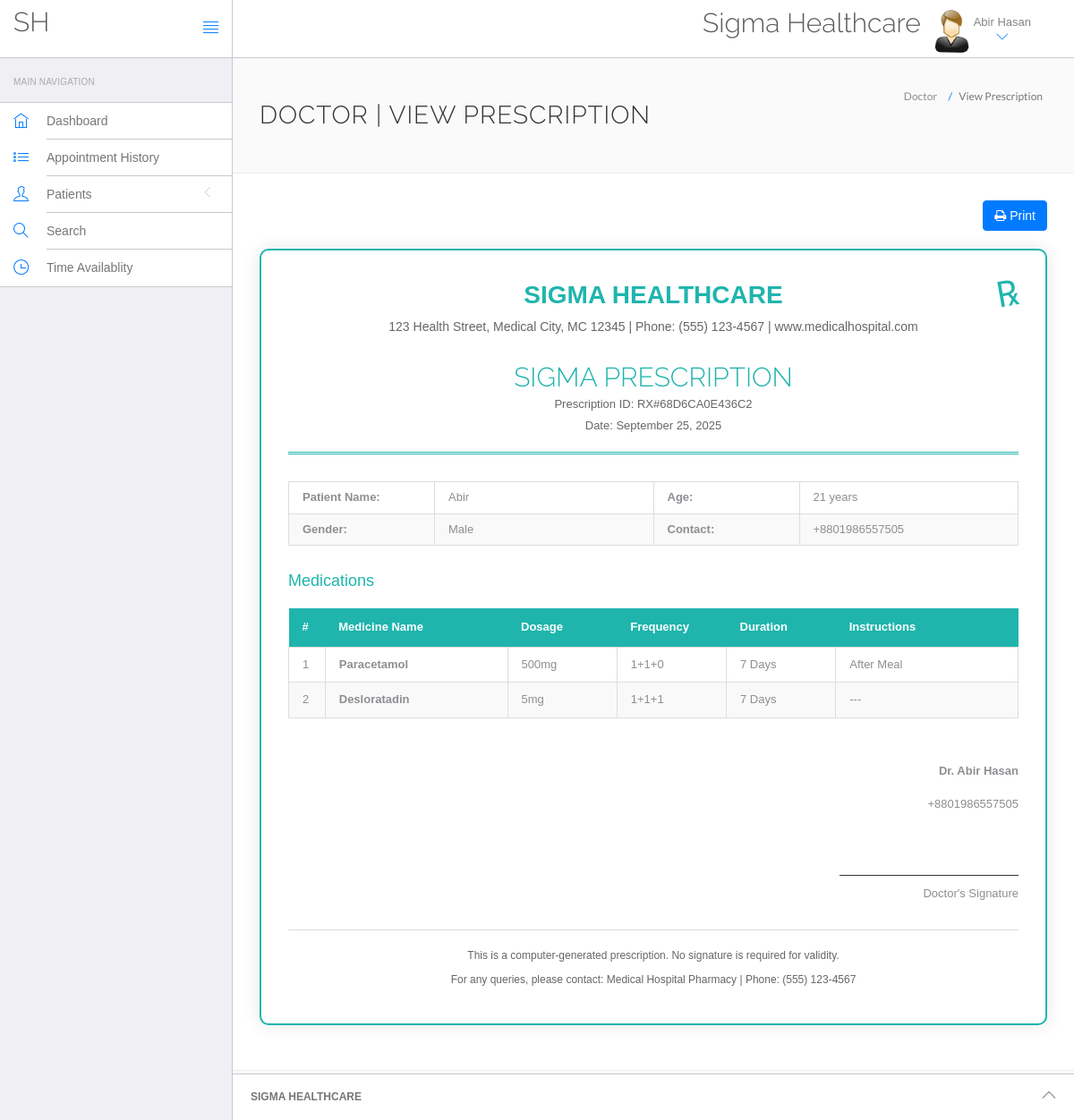
The app's page /hms/doctor/pres_page.php?code=68D6CA0E436C2&pat_id=60 (signed in) with its own data.
### tables this page shows
CREATE TABLE `doctors` (
  `id` int NOT NULL,
  `specilization` varchar(255) DEFAULT NULL,
  `doctorName` varchar(255) DEFAULT NULL,
  `experience` varchar(255) DEFAULT NULL,
  `address` longtext,
  `docFees` varchar(255) DEFAULT NULL,
  `doctors_address` varchar(100) DEFAULT NULL,
  `contactno` bigint DEFAULT NULL,
  `docEmail` varchar(255) DEFAULT NULL,
  `password` varchar(255) DEFAULT NULL,
  `creationDate` timestamp NULL DEFAULT CURRENT_TIMESTAMP,
  `updationDate` timestamp NULL DEFAULT NULL ON UPDATE CURRENT_TIMESTAMP,
  `status` varchar(255) DEFAULT NULL,
  `certificate` varchar(1000) DEFAULT NULL
);

CREATE TABLE `tblpatient` (
  `ID` int NOT NULL,
  `Docid` int DEFAULT NULL,
  `PatientName` varchar(200) DEFAULT NULL,
  `PatientContno` int DEFAULT NULL,
  `PatientEmail` varchar(200) DEFAULT NULL,
  `PatientGender` varchar(50) DEFAULT NULL,
  `PatientAdd` mediumtext,
  `PatientAge` int DEFAULT NULL,
  `PatientMedhis` mediumtext,
  `CreationDate` timestamp NULL DEFAULT CURRENT_TIMESTAMP,
  `UpdationDate` timestamp NULL DEFAULT NULL ON UPDATE CURRENT_TIMESTAMP,
  `appoint_id` int DEFAULT NULL
);

CREATE TABLE `tblprescription_medicines` (
  `prescription_id` varchar(1000) NOT NULL,
  `medicine_name` varchar(500) NOT NULL,
  `dose` varchar(255) NOT NULL,
  `timing` varchar(255) NOT NULL,
  `duration` varchar(255) NOT NULL,
  `instructions` varchar(1000) NOT NULL
);

### hms/doctor/pres_page.php (the view, shortened to what this page needs)
<?php
include('include/config.php');
if(strlen($_SESSION['id']==0)) {
    header('location:logout.php');
} else {
    ?>
    <!DOCTYPE html>
    <html lang="en">
    <head>
        <link rel="stylesheet" href="vendor/bootstrap/css/bootstrap.min.css">
        <link rel="stylesheet" href="vendor/fontawesome/css/font-awesome.min.css">
        <link rel="stylesheet" href="vendor/themify-icons/themify-icons.min.css">
        <link href="vendor/animate.css/animate.min.css" rel="stylesheet" media="screen">
        <link href="vendor/perfect-scrollbar/perfect-scrollbar.min.css" rel="stylesheet" media="screen">
        <link href="vendor/switchery/switchery.min.css" rel="stylesheet" media="screen">
        <link href="vendor/bootstrap-touchspin/jquery.bootstrap-touchspin.min.css" rel="stylesheet" media="screen">
        <link href="vendor/select2/select2.min.css" rel="stylesheet" media="screen">
        <link href="vendor/bootstrap-datepicker/bootstrap-datepicker3.standalone.min.css" rel="stylesheet" media="screen">
        <link href="vendor/bootstrap-timepicker/bootstrap-timepicker.min.css" rel="stylesheet" media="screen">
        <link rel="stylesheet" href="assets/css/styles.css">
        <link rel="stylesheet" href="assets/css/plugins.css">
        <link rel="stylesheet" href="assets/css/themes/theme-1.css" id="skin_color" />
    </head>
    <body>
    <div id="app">
        <?php include('include/sidebar.php');?>
        <div class="app-content">
            <?php include('include/header.php');?>
            <div class="main-content">
                <div class="wrap-content container" id="container">
                    <section id="page-title">
                        <div class="row">
                            <div class="col-sm-8">
                                <h1 class="mainTitle">Doctor | View Prescription</h1>
                            </div>
                            <ol class="breadcrumb">
                                <li>
                                    <span>Doctor</span>
                                </li>
                                <li class="active">
                                    <span>View Prescription</span>
                                </li>
                            </ol>
                        </div>
                    </section>
                    <div class="container-fluid container-fullw bg-white">
                        <div class="row">
                            <div class="col-md-12">
                                <div class="text-right print-btn">
                                    <button class="btn btn-primary" onclick="printPrescription()">
                                        <i class="fa fa-print"></i> Print
                                    </button>
                                </div>
                                <?php
                                $prescription_id = $_GET['code'];
                                $prescription_query = mysqli_query($con, "SELECT * FROM tblpatient WHERE id={$_GET['pat_id']}");
                                $prescription = mysqli_fetch_array($prescription_query);
                                $medicines_query = mysqli_query($con, "SELECT * FROM tblprescription_medicines
                                                                      WHERE prescription_id = '$prescription_id' ");
                                ?>
                                <div class="prescription-container" id="prescriptionPrint">
                                    <div class="watermark">PRESCRIPTION</div>
                                    <div class="rx-symbol">℞</div>
                                    <div class="hospital-info">
                                        <div class="hospital-name">SIGMA HEALTHCARE</div>
                                        <div class="hospital-address">
                                            123 Health Street, Medical City, MC 12345 | Phone: (555) 123-4567 | www.medicalhospital.com
                                        </div>
                                    </div>
                                    <div class="prescription-header">
                                        <h2 style="color: #1fb5ad; margin: 0;">SIGMA  PRESCRIPTION</h2>
                                        <p style="margin: 5px 0; color: #666;">Prescription ID: RX#<?php echo str_pad($prescription_id, 6, '0', STR_PAD_LEFT); ?></p>
                                        <p style="margin: 0; color: #666;">Date: <?php echo date('F j, Y', strtotime($prescription['CreationDate'])); ?></p>
                                    </div>
                                    <div class="patient-info">
                                        <table class="info-table">
                                            <tr>
                                                <td width="20%"><strong>Patient Name:</strong></td>
                                                <td width="30%"><?php echo $prescription['PatientName']; ?></td>
                                                <td width="20%"><strong>Age:</strong></td>
                                                <td width="30%"><?php echo $prescription['PatientAge']; ?> years</td>
                                            </tr>
                                            <tr>
                                                <td><strong>Gender:</strong></td>
                                                <td><?php echo ucfirst($prescription['PatientGender']); ?></td>
                                                <td><strong>Contact:</strong></td>
                                                <td><?php echo "+880".$prescription['PatientContno']; ?></td>
                                            </tr>
                                        </table>
                                    </div>
                                    <h4 style="color: #1fb5ad; margin-bottom: 15px;">Medications</h4>
                                    <table class="medicine-table">
                                        <thead>
                                        <tr>
                                            <th width="5%">#</th>
                                            <th width="25%">Medicine Name</th>
                                            <th width="15%">Dosage</th>
                                            <th width="15%">Frequency</th>
                                            <th width="15%">Duration</th>
                                            <th width="25%">Instructions</th>
                                        </tr>
                                        </thead>
                                        <tbody>
                                        <?php
                                        $counter = 1;
                                        while($medicine = mysqli_fetch_array($medicines_query)) {
                                            ?>
                                            <tr>
                                                <td><?php echo $counter; ?></td>
                                                <td><strong><?php echo $medicine['medicine_name']; ?></strong></td>
                                                <td><?php echo $medicine['dose']; ?></td>
                                                <td><?php echo $medicine['timing']; ?></td>
                                                <td><?php echo $medicine['duration']; ?></td>
                                                <td>
                                                    <?php
                                                    if($medicine['instructions']!=null){
                                                        echo $medicine['instructions'];
                                                    }else{
                                                        echo "---";
                                                    }
                                                    ?>
                                                </td>
                                            </tr>
                                            <?php
                                            $counter++;
                                        }
                                        ?>
                                        </tbody>
                                    </table>
<?php
$sql = "select * from doctors where id={$_SESSION['id']}";
$result = mysqli_query($con, $sql);
$row = mysqli_fetch_array($result);
?>
                                    <div class="doctor-signature">
                                        <div style="margin-bottom: 10px;">
                                            <strong>Dr. <?php echo $row['doctorName']; ?></strong><br>
                                            <?php echo $row['specialization']; ?><br>
                                            <?php echo"+880".$row['contactno']; ?>
                                        </div>
                                        <div class="signature-line"></div>
                                        <div style="margin-top: 5px;">Doctor's Signature</div>
                                    </div>
                                    <div class="prescription-footer">
                                        <p>This is a computer-generated prescription. No signature is required for validity.</p>
                                        <p>For any queries, please contact: Medical Hospital Pharmacy | Phone: (555) 123-4567</p>
                                    </div>
                                </div>
                            </div>
                        </div>
                    </div>
                </div>
            </div>
        </div>
        <?php include('include/footer.php');?>
    </div>
    </body>
    </html>
<?php } ?>

### hms/doctor/include/header.php (shortened to what this page needs)
<header class="navbar navbar-default navbar-static-top">
					<div class="navbar-header">
						<a class="navbar-brand" href="#">
							<h2 style="padding-top:20% ">SH</h2>
						</a>
						<a href="#" class="sidebar-toggler pull-right visible-md visible-lg" data-toggle-class="app-sidebar-closed" data-toggle-target="#app">
							<i class="ti-align-justify"></i>
						</a>
					</div>
					<div class="navbar-collapse collapse">
						<ul class="nav navbar-right">
								<li  style="padding-top:2% ">
								<h2>Sigma Healthcare</h2>
							</li>
							<li class="dropdown current-user">
								<a href class="dropdown-toggle" data-toggle="dropdown">
									<img src="assets/images/images.jpg" > <span class="username">
									<?php $query=mysqli_query($con,"select doctorName from doctors where id='".$_SESSION['id']."'");
while($row=mysqli_fetch_array($query))
{
	echo $row['doctorName'];
}
									?> <i class="ti-angle-down"></i></i></span>
								</a>
							</li>
						</ul>
					</div>
				</header>

### hms/doctor/assets/css/themes/theme-1.css (style rules this page uses)
body { background: #FAFAFA; }
header .navbar-header { background: #ffffff !important; border-right-color: #c8c7cc !important; border-bottom-color: #c8c7cc !important; }
header .navbar-header .sidebar-toggler, header .navbar-header .sidebar-mobile-toggler { color: #007aff !important; }
header .navbar-header .navbar-brand { color: #777 !important; }
header .navbar-collapse { background: #ffffff !important; border-bottom-color: #c8c7cc !important; box-shadow: none !important; }
header .navbar-collapse .navbar-right > li > a { color: #777; }
header .navbar-collapse .navbar-right > li > a i { color: #007aff !important; }

### hms/doctor/pres_page.php (style rules this page uses)
.prescription-container { background: white; border: 2px solid #1fb5ad; border-radius: 10px; padding: 30px; margin: 20px 0; box-shadow: 0 0 20px rgba(0,0,0,0.1); position: relative; }
.prescription-header { border-bottom: 3px double #1fb5ad; padding-bottom: 20px; margin-bottom: 30px; text-align: center; }
.hospital-info { text-align: center; margin-bottom: 30px; }
.hospital-name { font-size: 28px; font-weight: bold; color: #1fb5ad; margin-bottom: 5px; }
.hospital-address { font-size: 14px; color: #666; }
.patient-info { margin-bottom: 30px; }
.info-table { width: 100%; border-collapse: collapse; }
.info-table td { padding: 8px 15px; border: 1px solid #ddd; }
.info-table tr:nth-child(even) { background-color: #f9f9f9; }
.medicine-table { width: 100%; border-collapse: collapse; margin: 20px 0; }
.medicine-table th { background: #1fb5ad; color: white; padding: 12px 15px; text-align: left; }
.medicine-table td { padding: 10px 15px; border: 1px solid #ddd; }
.medicine-table tr:nth-child(even) { background-color: #f9f9f9; }
.doctor-signature { margin-top: 50px; text-align: right; }
.signature-line { border-top: 1px solid #333; width: 200px; display: inline-block; margin-top: 60px; }
.prescription-footer { margin-top: 30px; padding-top: 20px; border-top: 1px solid #ddd; font-size: 12px; color: #666; text-align: center; }
.rx-symbol { font-size: 40px; color: #1fb5ad; position: absolute; top: 20px; right: 30px; transform: rotate(-10deg); }
.print-btn { margin-bottom: 20px; }
.watermark { position: absolute; opacity: 0.1; font-size: 120px; color: #1fb5ad; transform: rotate(-45deg); top: 40%; left: 20%; z-index: -1; }

### records on screen
doctors: doctorName "Abir Hasan", contactno "1986557505"
tblpatient: CreationDate "September 25, 2025", PatientName "Abir", PatientAge "21", PatientGender "Male", PatientContno "1986557505"
tblprescription_medicines: medicine_name "Paracetamol", dose "500mg", timing "1+1+0", duration "7 Days", instructions "After Meal"
tblprescription_medicines: medicine_name "Desloratadin", dose "5mg", timing "1+1+1", duration "7 Days"

### other values on screen
str_pad($prescription_id, 6, '0', STR_PAD_LEFT) "68D6CA0E436C2"
